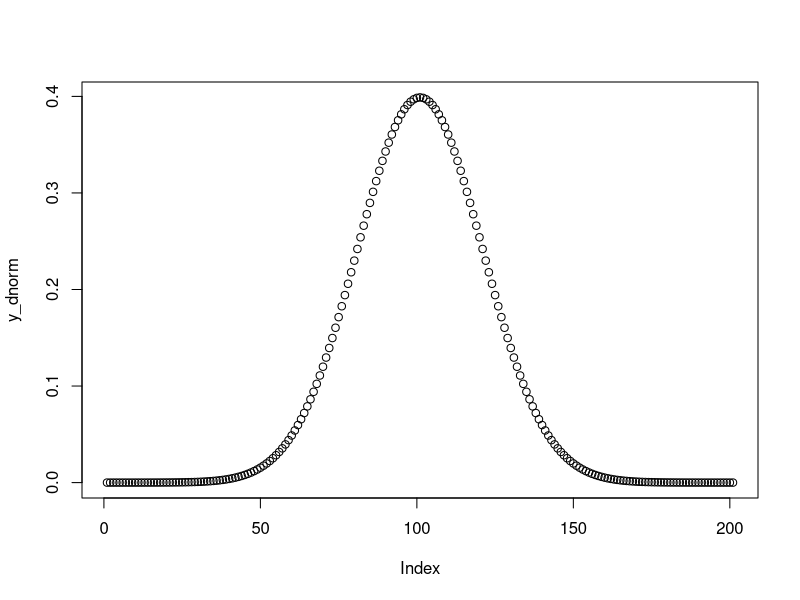
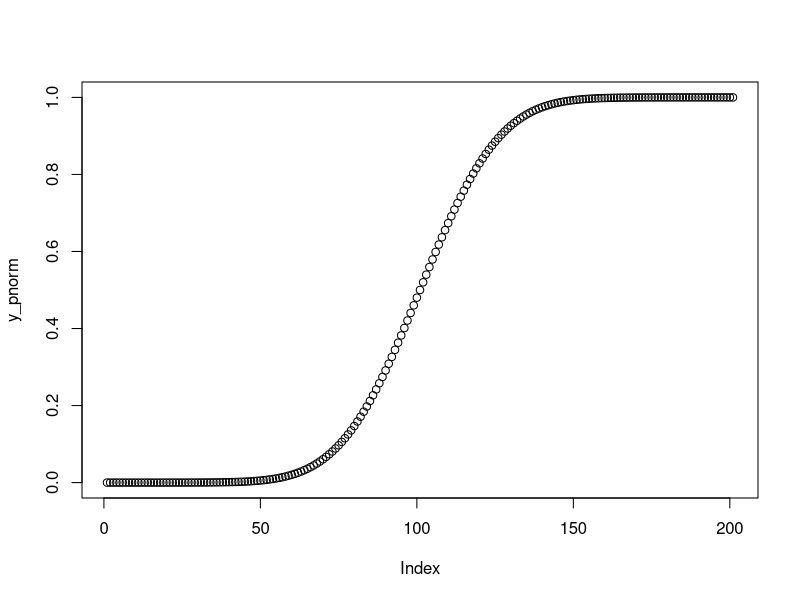
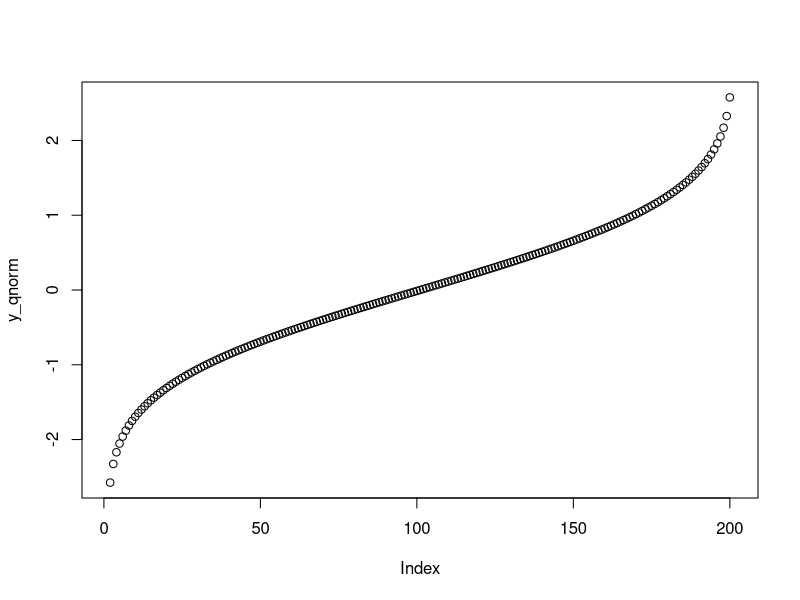
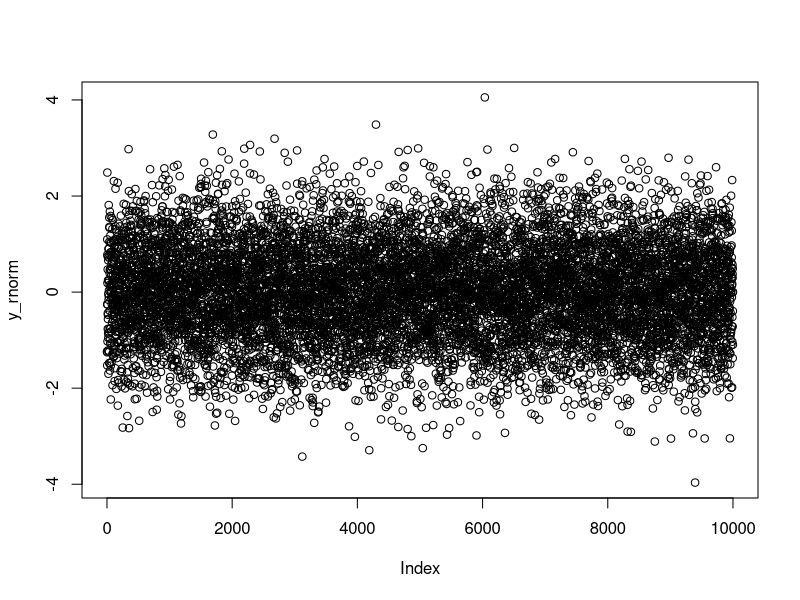
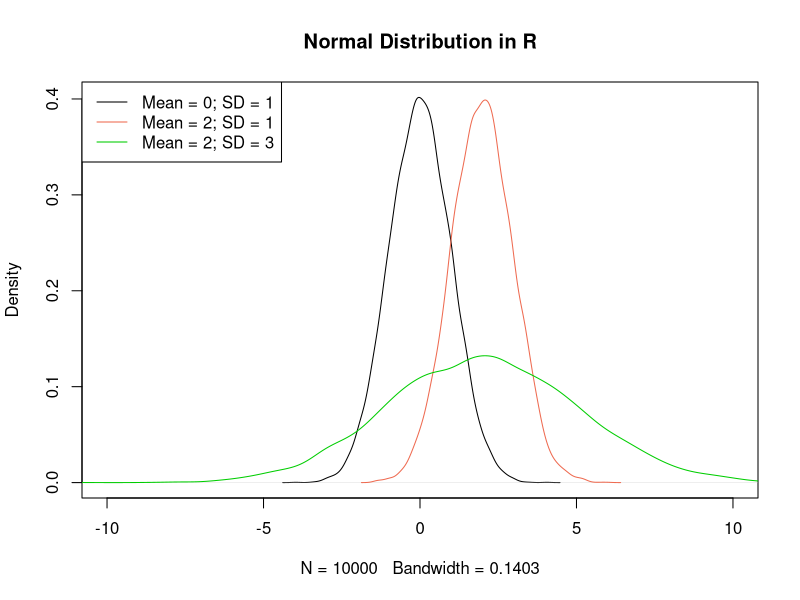

R code for these plots, in order:
#Example 1: Normally Distributed Density (dnorm Function)
x_dnorm <- seq(- 5, 5, by = 0.05)                    # Specify x-values for dnorm function
y_dnorm <- dnorm(x_dnorm)                            # Apply dnorm function
plot(y_dnorm)                                        # Plot dnorm values

#Example 2: Distribution Function (pnorm Function)

x_pnorm <- seq(- 5, 5, by = 0.05)                    # Specify x-values for pnorm function
y_pnorm <- pnorm(x_pnorm)                            # Apply pnorm function
plot(y_pnorm)                                        # Plot pnorm values


#Example 3: Quantile Function (qnorm Function)

x_qnorm <- seq(0, 1, by = 0.005)                     # Specify x-values for qnorm function
y_qnorm <- qnorm(x_qnorm)                            # Apply qnorm function
plot(y_qnorm)                                        # Plot qnorm values


#Example 4: Random Number Generation (rnorm Function)
set.seed(13579)
N <- 10000
y_rnorm <- rnorm(N)                                  # Draw N normally distributed values
y_rnorm 
plot(y_rnorm)  

#Example 5: Modify Mean & Standard Deviation
y_rnorm2 <- rnorm(N, mean = 2)                       # Modify mean
y_rnorm3 <- rnorm(N, mean = 2, sd = 3)               # Modify standard deviation
plot(density(y_rnorm),xlim = c(- 10, 10),main = "Normal Distribution in R")
lines(density(y_rnorm2), col = "coral2")             # Plot density with higher mean
lines(density(y_rnorm3), col = "green3")             # Plot density with higher sd
legend("topleft",legend = c("Mean = 0; SD = 1","Mean = 2; SD = 1","Mean = 2; SD = 3"),col = c("black", "coral2", "green3"),lty = 1)
